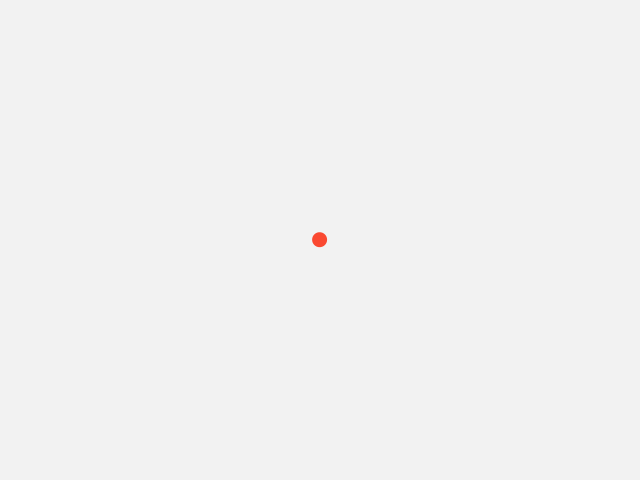
Frame 1 (no input)
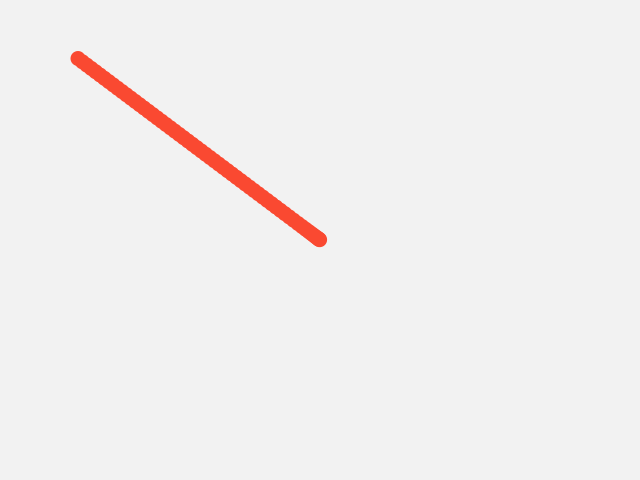
Frame 60 (the mouse pressed at the canvas centre just before this capture)
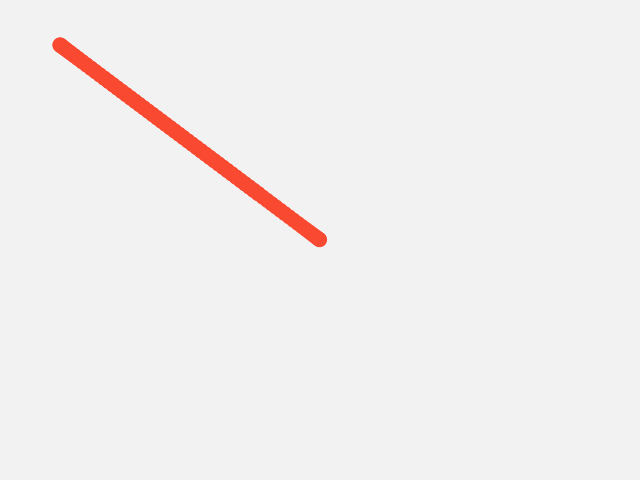
Frame 120 (the mouse held since frame 60 and released just before this capture)

The Processing sketch that drew these frames (run headless with seeded random() and noise(); from frame 60 on, the mouse is pressed at the canvas centre):

// Processing sketch: accelerationMouse
// ── accelerationMouse.pde
//Global Variables
Mover m;

void setup() {
        size(640,480);
        pixelDensity(2);
        m = new Mover();
        background(#f2f2f2);
}

void draw() {
        m.move();
        m.display();
        // m.bounce();
}

// ── ball.pde
class Mover {
PVector location, velocity, acceleration, mouse;

Mover(){
        location = new PVector(width/2,height/2);
        velocity = new PVector(0,0);
        acceleration = new PVector(0,0);
}
void move(){
        PVector mouse = new PVector(mouseX, mouseY);
        mouse.sub(location);
        mouse.setMag(0.5);
        acceleration = mouse;
        velocity.add(acceleration);
        location.add(velocity);
        velocity.limit(5);
}

void display(){
        noStroke();
        fill(#fa4931);
        ellipse(location.x,location.y,15,15);
}
}
